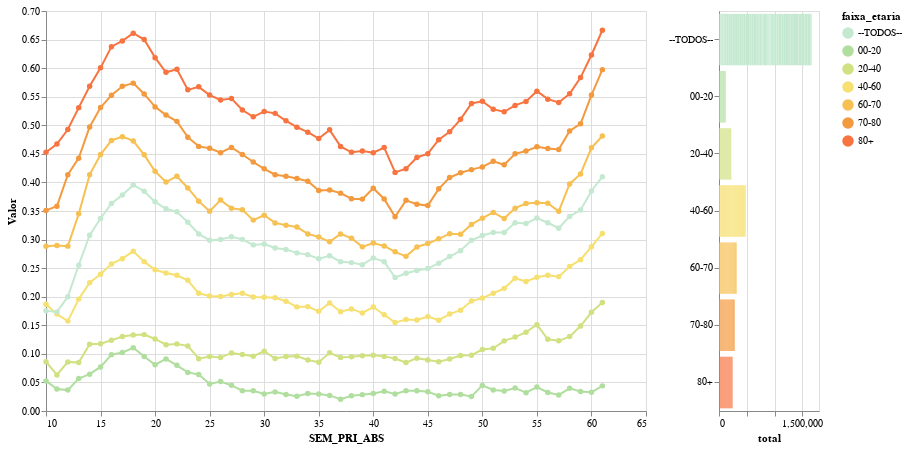

Notebook code for this chart:
### Markdown cell above
### Faixa Etária e Semana dos Primeiros Sintomas

### Code cell
#hide_input
    
x_col = 'SEM_PRI_ABS'
cat_col = 'faixa_etaria'
sel_cols = []
sliders = {'min':['SEM_PRI_ABS',10],
           'max':['SEM_PRI_ABS',61]}
# sliders = {'max':['SEM_PRI_ABS',30]}
selection_dict = {}
# selection_dict['SEM_PRI_ABS'] = ' >= 40'

dataFrame2Chart(df_srag,x_col,cat_col,sel_cols,selection_dict,sliders=sliders,total=True)

### Figure 1 — Vega-Lite specification as saved in the notebook (floating-point values rounded to 4 significant figures; data arrays with more than 128 entries replaced by an {"elided": "..."} marker saying what was removed)
{"config": {"view": {"continuousWidth": 400, "continuousHeight": 300}}, "concat": [{"mark": {"type": "line", "point": true, "strokeWidth": 2}, "encoding": {"color": {"type": "nominal", "field": "faixa_etaria", "scale": {"scheme": "lightmulti"}}, "opacity": {"condition": {"value": 1.0, "selection": "selector005"}, "value": 0.1}, "tooltip": [{"type": "quantitative", "field": "SEM_PRI_ABS"}, {"type": "nominal", "field": "faixa_etaria"}, {"type": "quantitative", "field": "cura"}, {"type": "quantitative", "field": "ignorado"}, {"type": "quantitative", "field": "nd"}, {"type": "quantitative", "field": "obito"}, {"type": "quantitative", "field": "obito_outras_causas"}, {"type": "quantitative", "field": "total"}, {"type": "quantitative", "field": "tx_obito_andamento"}, {"type": "quantitative", "field": "tx_obito_concluido"}], "x": {"type": "quantitative", "field": "SEM_PRI_ABS"}, "y": {"type": "quantitative", "field": "Valor"}}, "height": 400, "selection": {"min": {"type": "single", "bind": {"input": "range", "max": 67, "min": 1, "step": 1}, "fields": ["SEM_PRI_ABS"], "init": {"SEM_PRI_ABS": 10}}, "max": {"type": "single", "bind": {"input": "range", "max": 67, "min": 1, "step": 1}, "fields": ["SEM_PRI_ABS"], "init": {"SEM_PRI_ABS": 61}}, "selector004": {"type": "single", "fields": ["Y_col"], "bind": {"input": "select", "options": ["cura", "ignorado", "nd", "obito", "obito_outras_causas", "total", "tx_obito_andamento", "tx_obito_concluido"], "name": "Y_col"}, "init": {"Y_col": "tx_obito_concluido"}}, "selector005": {"type": "multi", "empty": "all", "fields": ["faixa_etaria"], "bind": "legend"}}, "transform": [{"filter": "datum.SEM_PRI_ABS >= min.SEM_PRI_ABS[0]"}, {"filter": "datum.SEM_PRI_ABS <= max.SEM_PRI_ABS[0]"}, {"fold": ["cura", "ignorado", "nd", "obito", "obito_outras_causas", "total", "tx_obito_andamento", "tx_obito_concluido"], "as": ["Y_col", "Valor"]}, {"filter": {"selection": "selector004"}}], "width": 600}, {"mark": "bar", "encoding": {"color": {"condition": {"type": "nominal", "field": "faixa_etaria", "scale": {"scheme": "lightmulti"}, "selection": "selector005"}, "value": "lightgrey"}, "x": {"type": "quantitative", "field": "total"}, "y": {"type": "ordinal", "field": "faixa_etaria", "title": null}}, "height": 400, "selection": {"selector005": {"type": "multi", "empty": "all", "fields": ["faixa_etaria"], "bind": "legend"}}, "width": 100}], "data": {"name": "data-a60ea6c78ff59539092b847b41d15202"}, "$schema": "https://vega.github.io/schema/vega-lite/v4.8.1.json", "datasets": {"data-a60ea6c78ff59539092b847b41d15202": {"elided": "469 records"}}}
